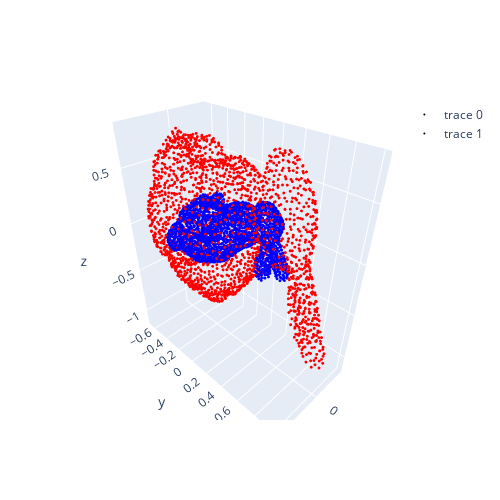

Notebook code for this chart:
### Code cell
# Scaling
def get_scale_matrix(sx, sy, sz):
    return np.array([[sx, 0.0, 0.0],
                     [0.0, sy, 0.0],
                     [0.0, 0.0, sz]
                     ])

new_points = (get_scale_matrix(1, 2, 3)@points.T).T
v = Visualizer()
v.draw_points(points)
v.draw_points(new_points, color=[1,0,0])
v.show()

### Figure 1 — Plotly figure (JSON) as saved in the notebook; plotly's stock layout.template omitted (floating-point values rounded to 4 significant figures; data arrays with more than 128 entries replaced by an {"elided": "..."} marker saying what was removed)
{"data": [{"marker": {"color": {"elided": "2000x3 int values"}, "size": 1}, "mode": "markers", "type": "scatter3d", "x": {"elided": "2000 float values"}, "y": {"elided": "2000 float values"}, "z": {"elided": "2000 float values"}}, {"marker": {"color": {"elided": "2000x3 int values"}, "size": 1}, "mode": "markers", "type": "scatter3d", "x": {"elided": "2000 float values"}, "y": {"elided": "2000 float values"}, "z": {"elided": "2000 float values"}}], "layout": {"autosize": false, "height": 500, "width": 500}}
